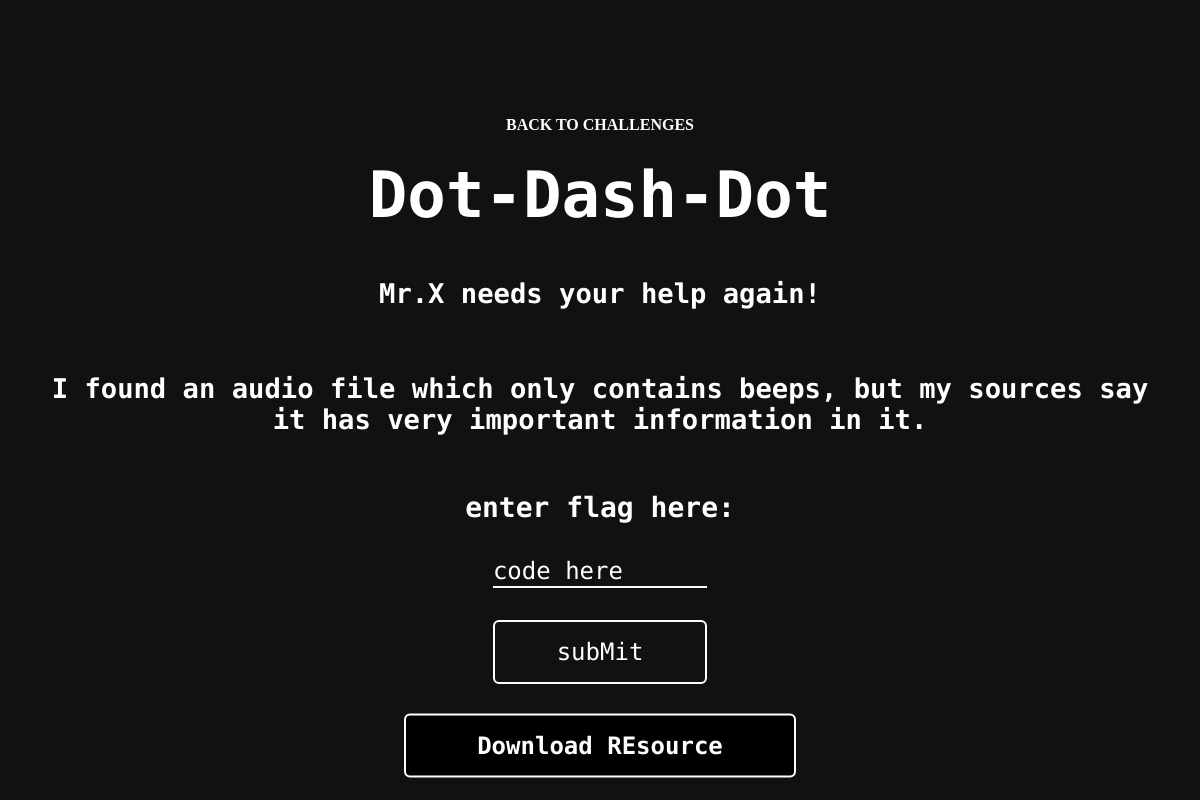
Screenshot of /morse/ (signed in) with the database file from the repository.
### Main/models.py (models this page shows, shortened)
class Challenges(models.Model):
    title = models.CharField(max_length=255)
    category = models.CharField(max_length=255)
    difficulty = models.CharField(max_length=255)
    points = models.IntegerField()
    description = models.TextField(max_length=1000, default='')
    hint = models.CharField(max_length=255, default='')
    flag = models.CharField(max_length=255, default='DPSS{EMPTY}')
    link = models.CharField(max_length=255, default='dashboard')
    solve_status = models.BooleanField(default=False)
    players_solved = models.ManyToManyField(Player, blank=True, related_name='challenges_solved')

### Main/views.py (the view, shortened to what this page needs)
# urls.py: path('morse/', views.morse, name='morse'),
def morse(request):
    user = request.user
    if request.method == "GET":
        if not request.user.is_authenticated:
            return redirect('login')
        context = {"challenge": Challenges.objects.get(title="Dot-Dash-Dot")}
        return render(request, 'main/challenges/morse.html', context)
    elif request.method == "POST":
        data = request.body

### Main/templates/main/challenges/morse.html (shortened to what this page needs)
{% extends "main/layout_challenge.html" %}
{% load static %}
{% block download %}
<div class="container-download">
    <form id="key-form">
      <a download href="{% static 'assets/secret.wav' %}">Download REsource</a>
    </form>
  </div>
{%endblock download %}

### Main/templates/main/layout_Challenge.html (shortened to what this page needs)
{% load static %}
<!doctype html>
<html lang="en">
<head>
    <link rel="stylesheet" href="{% static 'css/layout.css' %}">
    <link rel="stylesheet" href="{% static 'css/chall.css' %}">
</head>
<body>
  <div class="container">
  <div align="left">
  <a href="{% url 'dashboard' %}" > BACK TO CHALLENGES </a>
  </div>
    <h1 style="font-size:4em">{{challenge.title}}</h1>
      <h1>{{challenge.description}}</h1><br>
      <h1>{{challenge.hint}}</h1>
      <form id="key-form">
          <label for="key">enter flag here:</label>
          <input type="text" name="key" id="key" placeholder="code here" />
          <button type="submit">subMit</button>
      </form>
  </div>
  {% block download %}  {% endblock download %}
</body>
</html>

### Main/static/css/layout.css (style rules this page uses)
* { box-sizing: border-box; padding: 0; margin: 0; background-color: #111111; }

### Main/static/css/chall.css (style rules this page uses)
body { background-color: #111111; }
body, html { height: 100%; }
* { box-sizing: border-box; }
.container { background-color: #111111; font-weight: bold; position: absolute; top: 50%; left: 50%; transform: translate(-50%, -50%); z-index: 2; width: 80%; padding: 20px; text-align: center; }
.container-download { background-color: #111111; font-weight: bold; position: absolute; transform: translate(-50%, 90%); top: 75%; left: 50%; z-index: 2; width: 50%; padding: 20px; text-align: center; }
h1 { color: white; font-family: "Major Mono Display", monospace; padding: 2%; color: #ffffff; width: 100%; text-align: center; font-size: 1.7em; }
#key { border: 0; background-color: #111111; border-bottom: 2px solid #ffffff; color: #ffffff; height: 4vh; width: 70%; font-family: "Major Mono Display", monospace; font-size: 1.5em; margin-bottom: 2rem; }
#key::placeholder { color: #ffffff; }
label { color: #ffffff; font-family: "Major Mono Display", monospace; margin-top: 3vh; font-size: 1.75em; width: 100%; text-align: center; margin-top: 2rem; margin-bottom: 2rem; }
.container { display: flex; flex-direction: column; height: 100vh; width: 100vw; align-items: center; justify-content: center; }
form { display: flex; flex-direction: column; align-items: center; justify-content: center; }
form button { color: #ffffff; border: none; font-size: 1.5em; border: 2px solid #ffffff; background: linear-gradient(to right, #111111 50%, #ffffff 50%); background-size: 200% 100%; background-position:left bottom; font-family: "Major Mono Display", monospace; width: 70%; padding-top: 1rem; padding-bottom: 1rem; border-radius: 6px; transition:all 1s ease; }
form a { color: #ffffff; border: none; font-size: 1.5em; border: 2px solid #ffffff; background: linear-gradient(to right, black 50%, #ffffff 50%); background-size: 200% 100%; background-position:left bottom; font-family: "Major Mono Display", monospace; width: 70%; padding-top: 1rem; text-align: center; text-decoration: none; padding-bottom: 1rem; border-radius: 6px; transition:all 1s ease; }
a { color: white; text-decoration: none; display: inline-block; border-radius: 0.4rem; align-items: left; }

### rows the page displays
Challenges: title "Dot-Dash-Dot", description "Mr.X needs your help again!", hint "I found an audio file which only contains beeps, but my sources say it has very important information in it."
